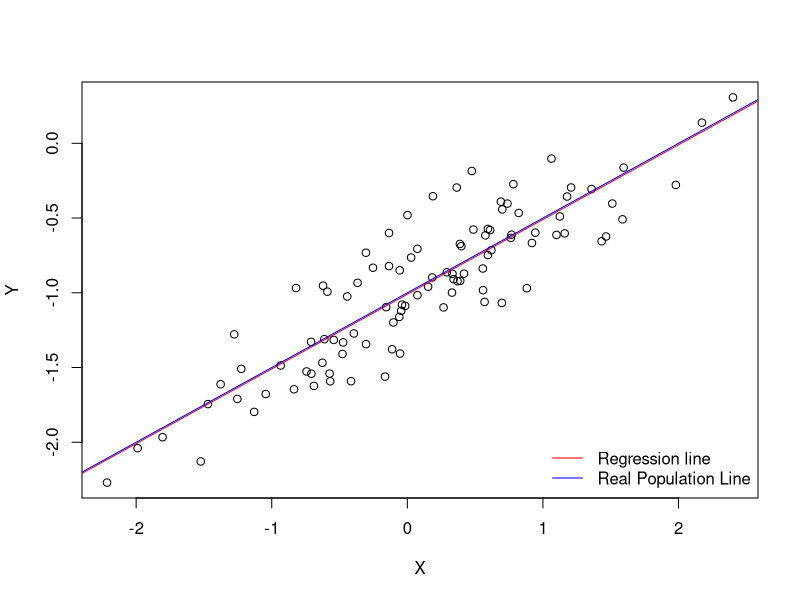

Reproduce this figure in R. (Note: this script raises an error after producing the figure.)
set.seed(1)
X <- rnorm(100) #Defaults to standard normal N(0, 1)
e <- rnorm(100, mean = 0, sd = 0.25)
Y <- -1 + 0.5 * X + e
# There is a strong correlation between X and Y (close to 0.65ish)
plot(X, Y)
fit <- lm(Y ~ X) 
# -1.00942 is really close to -1 we real value. Same for 0.499 and 0.5
# We have 0.7784 in Multiple R-squared => model fits really well
summary(fit)
abline(fit, col="red")
abline(-1, 0.5, col = "blue")
legend(
  "bottomright", 
  c("Regression line", "Real Population Line"), 
  lwd=1, 
  col=c("red", "blue"),
  bty ="n"
)
fit_quadr <- lm(Y ~ poly(X,2))
summary(fit_quadr)
# Coeff of quadratic term is not significant at 5% level
# Fit values (Multiple R-squared etc) are close to linear ones so quadratic
# term is insignificant

set.seed(1)
X_n = rnorm(100, mean = 0, sd = 0.5)
set.seed(1)
X_l = rnorm(100, mean = 0, sd = 0.125)
Y_n = -1 + 0.5 * X + X_n
Y_l = -1 + 0.5 * X + X_l

fit2 = lm(Y_n ~ X)
fit3 = lm(Y_less ~ X)
confint(fit)
confint(fit2)
confint(fit3)
